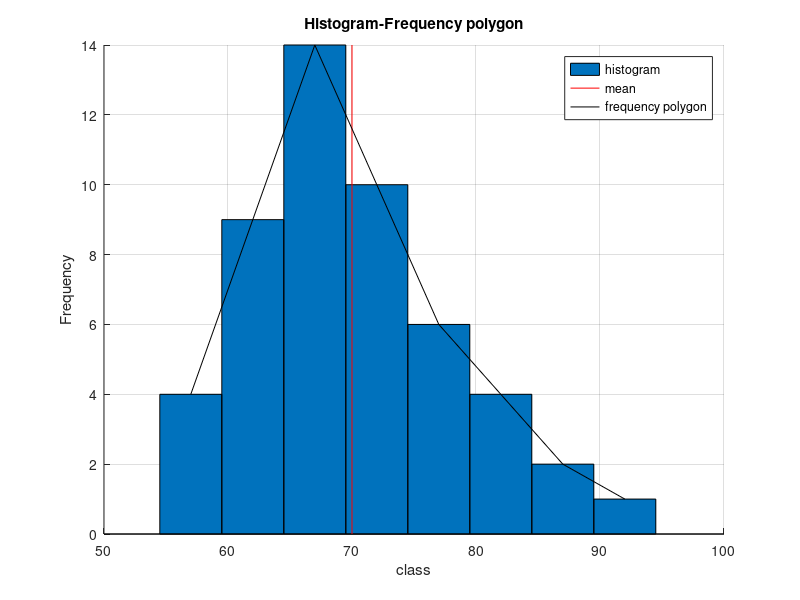
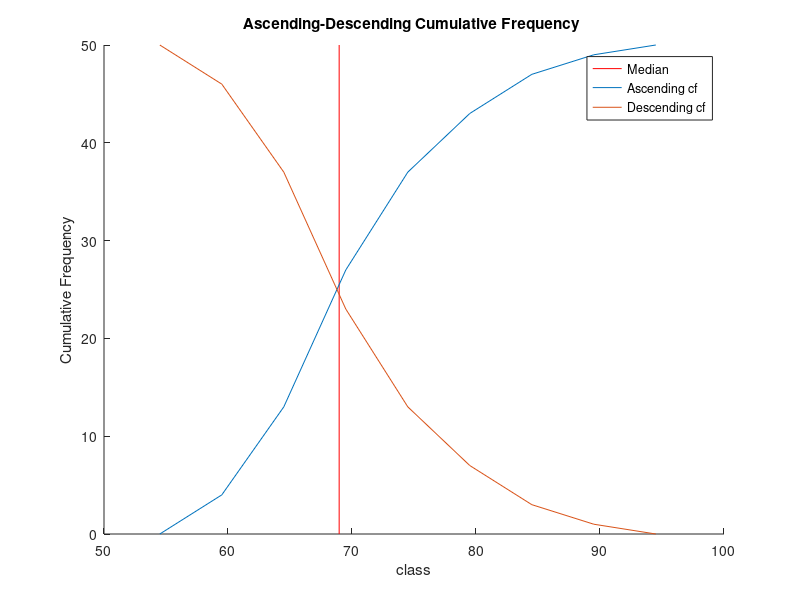
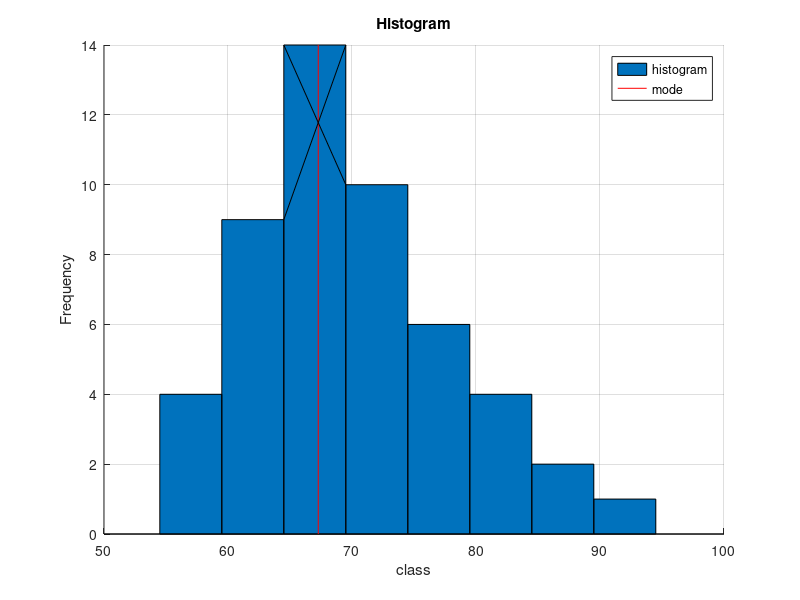

Here is the MATLAB script that generated these plots, in order:
clc
close all
clear all
pkg load statistics


a=[62 75 67 65 68 71 67 81 61 62 67 63 73 78 72 57 92 67 74 71 74 82 60 55 74 82 61 57 69 77 77 68 85 67 60 70 64 78 80 66 70 59 65 88 67 73 75 66 63 67];
b=[54.5 59.5 64.5 69.5 74.5 79.5 84.5 89.5 94.5];
n=length(a);

sorted=sort(a);
f=[0 0 0 0 0 0 0 0];
for i=1:n
  if b(1)<=sorted(i)&&sorted(i)<=b(2)
    f(1)=f(1)+1;
  endif
  if b(2)<=sorted(i)&&sorted(i)<=b(3)
      f(2)=f(2)+1;
  endif
  if b(3)<=sorted(i)&&sorted(i)<=b(4)
      f(3)=f(3)+1;
  endif
  if b(4)<=sorted(i)&&sorted(i)<=b(5)
      f(4)=f(4)+1;
  endif
  if b(5)<=sorted(i)&&sorted(i)<=b(6)
      f(5)=f(5)+1;
  endif
  if b(6)<=sorted(i)&&sorted(i)<=b(7)
      f(6)=f(6)+1;
  endif
  if b(7)<=sorted(i)&&sorted(i)<=b(8)
      f(7)=f(7)+1;
  endif
  if b(8)<=sorted(i)&&sorted(i)<=b(9)
      f(8)=f(8)+1;
  endif
endfor
f


nf=length(f);


x=[];
for t=1:nf
  x(t)=(b(t)+b(t+1))./2;
endfor
x

N=sum(f)
range=max(a)-min(a)
k=ceil(1+3.322.*(log10(N)));
classwidth=floor(37./k)
k=ceil(range./classwidth)




%% mean calculation and plot

figure

xf=x.*f
mean_a=(1./N).*(sum(xf))
hold
bar(x,f,1);
plot([mean_a,mean_a],[0 max(f)],'r')
plot(x,f,'k')

xlabel('class')
ylabel('Frequency')
title('Histogram-Frequency polygon')
legend('histogram','mean','frequency polygon')
grid







cfa=[];
for t=2:nf+1
  cfa(1)=0;
  cfa(t)=f(t-1);
  if(t>1)
  cfa(t)=cfa(t)+cfa(t-1);

    endif
   endfor
  cfa


  cfd=[];
  cfd(1)=sum(f);
  for t=2:nf+1
  if(t>1)
  cfd(t)=cfd(t-1)-f(t-1);

    endif
   endfor
  cfd


  cf=[];
for t=1:nf
  cf(t)=f(t);
  if(t>1)
  cf(t)=cf(t)+cf(t-1);

    endif
   endfor
  cf

%%% median calculation and plot

class_midpoint=(n+1)./2;


for t=1:nf
  if(cf(t)>class_midpoint)
  pointer=t
  break
    endif
   endfor
  l=b(pointer)
  fm=f(pointer)
  v=cf(pointer-1)

median_a=l+(((((n+1)./2)-cf(pointer-1))./fm)).*classwidth

figure

hold
plot([median_a,median_a],[0 max(cf)],'r')
plot(b,cfa)
plot(b,cfd)

xlabel('class')
ylabel('Cumulative Frequency')
title('Ascending-Descending Cumulative Frequency ')
legend('Median','Ascending cf','Descending cf')




%% mode calculation and plot

modefrequency=max(f)
for i=1:nf
  if modefrequency == f(i)
    pointer2=i
  endif
endfor

delta1=f(pointer2)-f(pointer2-1);
delta2=f(pointer2)-f(pointer2+1);
mode_a=b(pointer2)+((delta1/(delta1+delta2)).*classwidth)

figure

hold
bar(x,f,1);
plot([mode_a,mode_a],[0 max(f)],'r')
plot([b(pointer2),b(pointer2+1)],[f(pointer2),f(pointer2+1)],'k')
plot([b(pointer2+1),b(pointer2)],[f(pointer2),f(pointer2-1)],'k')
xlabel('class')
ylabel('Frequency')
title('Histogram')
legend('histogram','mode')
grid
